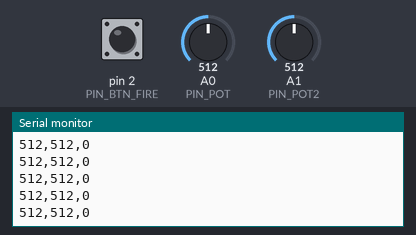
A sketch run on a simulated Arduino Uno, built with avr-gcc and run on an emulated ATmega328P. Shown: the last lines printed to the serial monitor. Inputs (shaded band) come from the test bench; at power-on: A0 (PIN_POT) = 512, A1 (PIN_POT2) = 512, pin 2 (PIN_BTN_FIRE) HIGH.

Above: at 1.2 s.
1.3 s: A0 (PIN_POT) set to 1023
At 1.33 s:
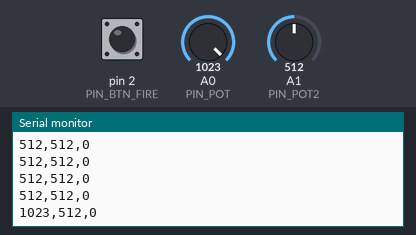
4.3 s: A1 (PIN_POT2) set to 1023
At 4.32 s:
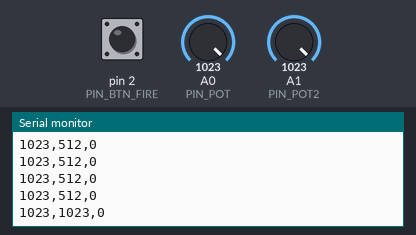
7.3 s: pin 2 (PIN_BTN_FIRE) pulled LOW for 0.15 s
At 7.36 s:
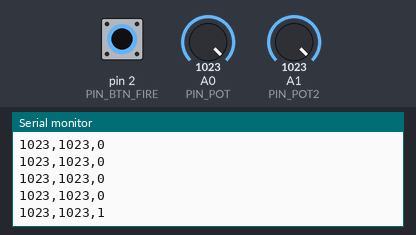
8.9 s: A0 (PIN_POT) set to 0
At 8.94 s:
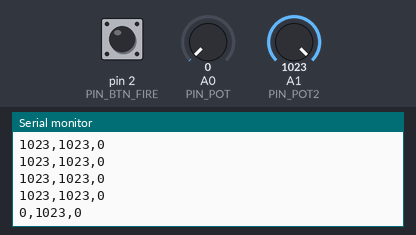
11.9 s: pin 2 (PIN_BTN_FIRE) pulled LOW for 1 s
At 11.92 s:
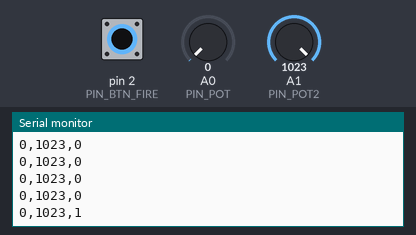
14.4 s: A1 (PIN_POT2) set to 900
At 14.4 s:
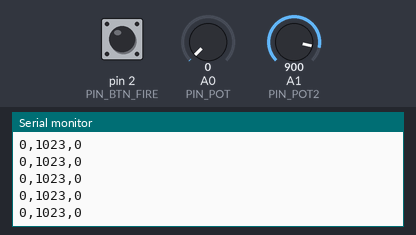
Timing chart, 0 to 16.9 s (numbered marks = the images above; inputs shaded):
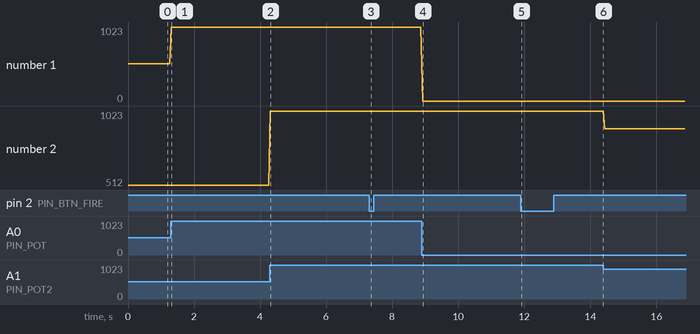

Measured:
- after the input at 1.3 s, the serial monitor: prints a new line at once (image 1)
- after the input at 4.3 s, the serial monitor: prints a new line at once (image 2)
- after the input at 7.3 s, the serial monitor: prints a new line after 0.05 s (image 3)
- after the input at 8.9 s, the serial monitor: prints a new line at once (image 4)
- after the input at 11.9 s, the serial monitor: prints a new line at once (image 5)
- plotted number 1: 512 → 1023 after the input at 1.3 s
- plotted number 2: 1023 → 900 after the input at 14.4 s

The sketch:

controller.ino
```cpp
/*
  AA Turret Controller

  Inputs:
  - Potentiometer (A0): Controls Pitch (Up/Down)
  - Button Left (D2): Rotates Turret Left
  - Button Right (D3): Rotates Turret Right
  - Button Fire (D4): Fires Cannon

  Output:
  - Serial string: "pitch,left,right,fire"
  - Example: "512,0,0,1"
*/

const int PIN_POT = A0;
const int PIN_POT2 = A1;
const int PIN_BTN_FIRE = 2;

void setup() {
  Serial.begin(9600);

  // Configure button pins with internal pull-up resistors
  // Buttons should connect to GND when pressed
  pinMode(PIN_BTN_FIRE, INPUT_PULLUP);
}

void loop() {
  // Read Potentiometer (0-1023)
  int potValue = analogRead(PIN_POT);
  int potValue2 = analogRead(PIN_POT2);

  // Read Fire Button
  int fireState = !digitalRead(PIN_BTN_FIRE);

  // Send data as comma-separated string
  // Format: potPitch,potYaw,fire
  Serial.print(potValue);
  Serial.print(",");
  Serial.print(potValue2);
  Serial.print(",");
  Serial.println(fireState);

  // Small delay to prevent flooding serial buffer
  delay(50);
}
```
